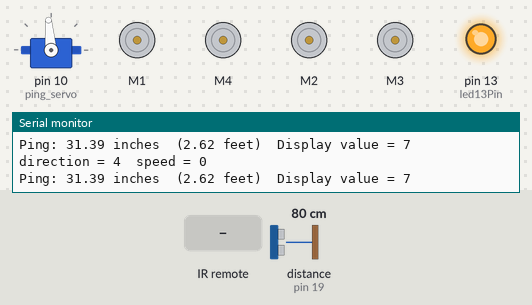
The sketch below on a simulated Arduino Uno, built with avr-gcc and run on an emulated ATmega328P. Shown: servo, 4 × DC motor (green arrow = forward, orange = backward, longer = faster), output pins drawn as LEDs (lit = HIGH), the last lines printed to the serial monitor. Wiring (inferred from the names in the program): ultrasonic range finder: trigger pin 19; echo pin 19; IR receiver: data pin 2. Inputs (shaded band) come from the test bench; at power-on: distance to the obstacle (sensor on pin 19) 80 cm. The echo pulse lasts 58.3 µs per cm; random numbers use the default seed unless the sketch sets one; pins used as bus, display or sensor lines are not drawn.

Above: at 1.2 s.
1.3 s: infrared code 0xB received
At 1.7 s:
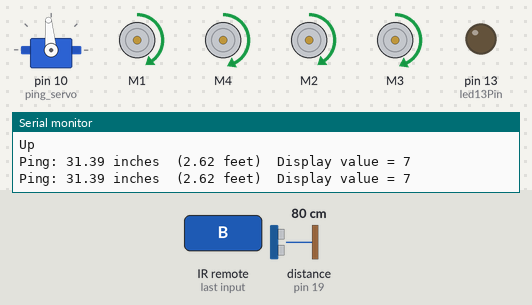
2.8 s: distance to the obstacle (sensor on pin 19) set to 23 cm
4.3 s: distance to the obstacle (sensor on pin 19) set to 20 cm
At 5.04 s:
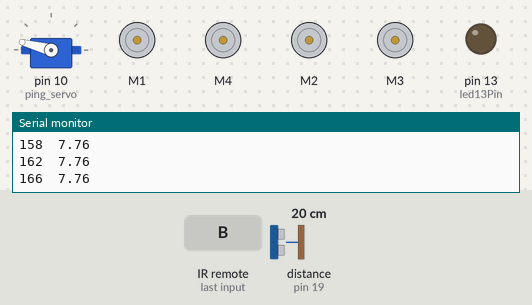
At 7.4 s:
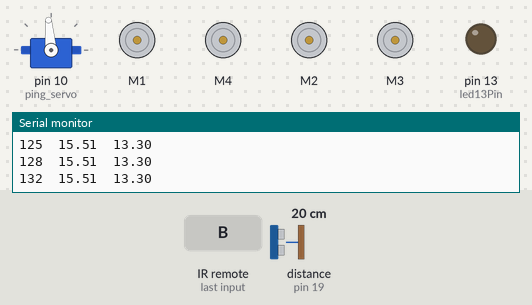
7.8 s: distance to the obstacle (sensor on pin 19) set to 2 cm
15.4 s: distance to the obstacle (sensor on pin 19) set to 9 cm
Timing chart, 0 to 19.9 s (numbered marks = the images above; inputs shaded):
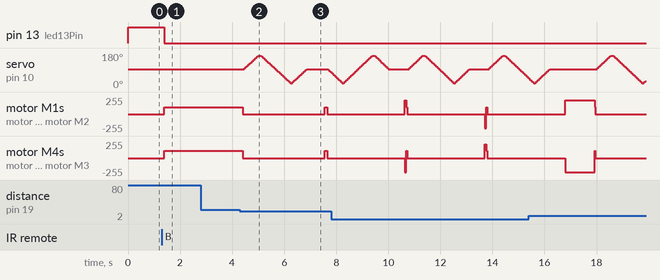

Measured:
- the behaviour switches between 21 and 20 cm on distance to the obstacle (sensor on pin 19) (found by bisection; images 1 and 2)
- after the input at 1.3 s, pin 13 (led13Pin): HIGH → LOW after 0.09 s; motor M1, motor M2: stopped → forward 100/255 after 0.09 s; motor M4, motor M3: stopped → forward 110/255 after 0.09 s

The sketch:

boty_bot.ino
```cpp
// Arduino program for my first robot
// Karlduino
// first written 2 March 2012
// last modified 26 March 2012

#define DEBUG

#include <AFMotor.h>

#include <Servo.h>
#include "robot_servo.h"

#include "robot_remote.h"
#include "robot_ping.h"
#include "robot_motors.h"

float ping_distance;


void setup(void) {
  Serial.begin(9600);
  randomSeed(analogRead(0));

  pinMode(REMOTEPIN, INPUT);      // Pin for IR sensor
  digitalWrite(REMOTEPIN, HIGH);  // Enable pull-up resistor

  pinMode(led13Pin, OUTPUT);
  digitalWrite(led13Pin, led13State);

  ping_servo.attach(10);  // attached to first servo connector (10)
  ping_servo.write(90+SERVO_CORRECTION);

  set_all_speeds(0, RELEASE);
  full_stop();

  ping_display_setup();
  ping_distance = ping_inch(pingPin, 4, true);
}

void loop(void)
{
  boolean add_delay, change_direction, change_speed;
  int new_angle;
  long curTime;

  interpretedIRkey = 0;

  // read IR remote
  if(digitalRead(REMOTEPIN)==LOW) {
    if(IRkey != 0) lastIRkey = IRkey;
    IRkey = getIRkey();
    interpretedIRkey = handleIRkey(IRkey, lastIRkey);

#ifdef DEBUG
    print_interpretedIRkey(interpretedIRkey);
#endif

    if(interpretedIRkey != 0) {
      led13State = 1 - led13State;
      digitalWrite(led13Pin, led13State);
    }
  }


  // if going forward, ping and potentially stop
  // if not going forward: ping less frequently
  curTime = millis();
  if((motordirection == FORWARD && curTime > lastPingTime + 250) ||
     curTime > lastPingTime + 1000)
    ping_distance = ping_inch(pingPin, 4, true);

  // don't get too close
  if(motordirection == FORWARD && is_close(ping_distance, motorspeed, motordirection)) {
#ifdef DEBUG
    Serial.println("Too close!  Stop.");
#endif
    full_stop();

    new_angle = scan_and_ping(ping_servo, 20, 3);
    if(new_angle < 90+SERVO_CORRECTION) {
#ifdef DEBUG
      Serial.println("Turn right");
#endif
      spin(RIGHT, TURN_TIME*(90+SERVO_CORRECTION-new_angle)/20, TURN_SPEED);
    }
    else {
#ifdef DEBUG
      Serial.println("Turn left");
#endif
      spin(LEFT, TURN_TIME*(new_angle-90-SERVO_CORRECTION)/20, TURN_SPEED);
    }

    // starting moving forward again
    set_all_speeds(motorspeed, motordirection);
    run_all_motors(motordirection);
  }

  add_delay = change_direction = change_speed = false;

  switch(interpretedIRkey) {
  case 0: break;

  case MENU:
      full_stop();
      new_angle = scan_and_ping(ping_servo, 20, 3);
      if(new_angle < 90+SERVO_CORRECTION) {
#ifdef DEBUG
	Serial.println("Turn right");
#endif
	spin(RIGHT, TURN_TIME*(90+SERVO_CORRECTION-new_angle)/20, TURN_SPEED);
      }
      else {
#ifdef DEBUG
	Serial.println("Turn left");
#endif
	spin(LEFT, TURN_TIME*(new_angle-90-SERVO_CORRECTION)/20, TURN_SPEED);
      }

      // starting moving forward again
      if(motorspeed>0 && motordirection != RELEASE) {
	set_all_speeds(motorspeed, motordirection);
	run_all_motors(motordirection);
      }
      else {
	motorspeed = 0;
	motordirection = RELEASE;
      }
      break;

  case PLAY: // actually stop
    if(motordirection != RELEASE) {
      motordirection = RELEASE;
      change_direction = true;
      add_delay = true;
    }
    if(motorspeed != 0) {
      motorspeed = 0;
      change_speed = true;
    }
    break;

  case UP:
    if(motorspeed<MIN_SPEED || motordirection == RELEASE) {
      motorspeed = MIN_SPEED;
      motordirection = FORWARD;
      change_direction = change_speed = true;
    }
    else {
      if(motordirection == FORWARD) {
	motorspeed += SPEED_INCREMENT;
	change_speed = true;
      }
      else {
	motorspeed -= SPEED_INCREMENT;
	change_speed = true;
	if(motorspeed < MIN_SPEED) {
	  change_direction = true;
	  motordirection = RELEASE;
	  motorspeed = 0;
	  add_delay = true;
	}
      }
    }
    break;

  case DOWN:
    if(motorspeed<MIN_SPEED || motordirection == RELEASE) {
      motorspeed = MIN_SPEED;
      motordirection = BACKWARD;
      change_direction = change_speed = true;
    }
    else {
      if(motordirection == BACKWARD) {
	motorspeed += SPEED_INCREMENT;
	change_speed = true;
      }
      else {
	motorspeed -= SPEED_INCREMENT;
	change_speed = true;
	if(motorspeed < MIN_SPEED) {
	  change_direction = true;
	  motordirection = RELEASE;
	  motorspeed = 0;
	  add_delay = true;
	}
      }
    }
    break;

  case RIGHT:
    motordirection = RELEASE;
    motorspeed = 0;
    change_speed = change_direction = true;
    spin(RIGHT, TURN_TIME, TURN_SPEED);
    break;

  case LEFT:
    motordirection = RELEASE;
    motorspeed = 0;
    change_speed = change_direction = true;
    spin(LEFT, TURN_TIME, TURN_SPEED);
    break;
  }

  if(motorspeed > MAX_SPEED) motorspeed = MAX_SPEED;
  if(change_speed) set_all_speeds(motorspeed, motordirection);
  if(change_direction) run_all_motors(motordirection);

  if(add_delay) { // add a second delay before starting up again; also stop the repeat
    delay(DELAY_AFTER_STOP);
    previousIRkey = 0;

    ping_servo.write(90+SERVO_CORRECTION);
  }

#ifdef DEBUG
  if(millis() - last_motor_speed_report > 1000) {
    last_motor_speed_report = millis();
    Serial.print("direction = ");
    Serial.print(motordirection);
    Serial.print("\tspeed = ");
    Serial.println(motorspeed);
  }
#endif
}
```

robot_motors.h
```cpp
/***********************************************************************/
/* definitions and variables for DC motors                             */
/***********************************************************************/
AF_DCMotor frontleft(1, MOTOR12_1KHZ);
AF_DCMotor backleft(2, MOTOR12_1KHZ);
AF_DCMotor backright(3, MOTOR34_1KHZ);
AF_DCMotor frontright(4, MOTOR34_1KHZ);

int motorspeed=0;
int motordirection=RELEASE;
#define MIN_SPEED 100
#define MAX_SPEED 255
#define SPEED_INCREMENT 10
#define TURN_SPEED 210
#define TURN_TIME 300
#define DELAY_AFTER_STOP 1000
#define RIGHT_SPEED_CORRECTION_FORWARD 10
#define RIGHT_SPEED_CORRECTION_BACKWARD 20

#ifdef DEBUG
long last_motor_speed_report = 0;
#endif


void set_all_speeds(int speed, int direction);
void run_all_motors(int direction);
void full_stop(void);
void spin(int direction, int time, int speed);
```

robot_motors.ino
```cpp
/***********************************************************************/
/* DC motor functions                                                  */
/***********************************************************************/
void set_all_speeds(int speed, int direction)
{
  int right_speed, left_speed;
  switch(direction) {
  case FORWARD:
    right_speed = speed + RIGHT_SPEED_CORRECTION_FORWARD;
    right_speed = constrain(right_speed, MIN_SPEED, MAX_SPEED);
    left_speed = right_speed - RIGHT_SPEED_CORRECTION_FORWARD;
    break;
  case BACKWARD:
    left_speed = speed + RIGHT_SPEED_CORRECTION_BACKWARD;
    left_speed = constrain(left_speed, MIN_SPEED, MAX_SPEED);
    right_speed = left_speed - RIGHT_SPEED_CORRECTION_BACKWARD;
  default:
    left_speed = right_speed = speed;
  }

  frontleft.setSpeed(left_speed);
  frontright.setSpeed(right_speed);
  backleft.setSpeed(left_speed);
  backright.setSpeed(right_speed);
}

void run_all_motors(int direction)
{
  frontleft.run(direction);
  frontright.run(direction);
  backleft.run(direction);
  backright.run(direction);
}

void full_stop(void)
{
  run_all_motors(RELEASE);
}

// direction=2 : RIGHT
// direction=4 : LEFT
void spin(int direction, int time, int speed)
{
  int forback;
  switch(direction) {
  case RIGHT:
    forback = 1;
    break;
  case LEFT:
    forback = 2;
    break;
  default:
    Serial.print("spin() called with invalid direction = ");
    Serial.println(direction);
    return;
  }

  set_all_speeds(speed, direction);
  frontleft.run(forback);
  backleft.run(forback);
  frontright.run(3-forback);
  backright.run(3-forback);

  delay(time);

  run_all_motors(RELEASE);
}
```

robot_ping.h
```cpp
#include <Arduino.h>

/***********************************************************************/
/* definitions and variables for Ping                                  */
/***********************************************************************/
const int pingPin = 19;
long lastPingTime = 0;
const int pingDigitPin = 15;
const int pingDigitResetPin = 14;
#define MIN_DISTANCE 8
#define MIN_PING_DELAY 1500
#define MIN_PING_DELAY_WHILE_FORWARD 250

float ping_inch(int ping_pin, int max_readings, boolean display_result);
boolean is_close(float ping_distance, int motorspeed, int motordirection);
void ping_display(float value);
```

robot_ping.ino
```cpp
#include <Arduino.h>

/***********************************************************************/
/* Ping functions                                                      */
/***********************************************************************/
float ping_inch(int ping_pin, int max_readings, boolean display_result)
{
  unsigned long duration;
  float inches=0.0;
#define MS_PER_INCH 148.0186 // microseconds for sound to travel 2 inches

  lastPingTime = millis();
  int n_pings=0;

  while(n_pings <= max_readings) {
    n_pings++;

    // trigger ping
    pinMode(ping_pin, OUTPUT);
    digitalWrite(pingPin, LOW);
    delayMicroseconds(2);
    digitalWrite(pingPin, HIGH);
    delayMicroseconds(5);
    digitalWrite(pingPin, LOW);

    // read ping
    pinMode(ping_pin, INPUT);
    duration = pulseIn(ping_pin, HIGH);

    if(duration > 0) break;
  }

  inches = (float)duration / MS_PER_INCH;
  if(display_result) ping_display(inches);

  return(inches);
}


boolean is_close(float ping_distance, int motorspeed, int motordirection)
{
  if(ping_distance <= MIN_DISTANCE ||
     (motordirection == FORWARD &&
      ping_distance <= MIN_DISTANCE*(1.0 + ((float)motorspeed - MIN_SPEED)/
				     (MAX_SPEED-MIN_SPEED))))
    return(true);

  return(false);
}


void ping_display_setup(void)
{
  pinMode(pingDigitResetPin, OUTPUT);
  pinMode(pingDigitPin, OUTPUT);
  digitalWrite(pingDigitResetPin, LOW);
  digitalWrite(pingDigitPin, LOW);
}

void ping_display(float inches)
{
  int displayValue = inches/4;
  if(displayValue > 9) displayValue = 9;

  // reset pin
  digitalWrite(pingDigitResetPin, HIGH);
  delayMicroseconds(5);
  digitalWrite(pingDigitResetPin, LOW);

#ifdef DEBUG
  Serial.print("Ping: ");
  Serial.print(inches);
  Serial.print(" inches\t(");
  Serial.print(inches/12.0);
  Serial.print(" feet)\tDisplay value = ");
  Serial.println(displayValue);
#endif


  for(int i=0; i<displayValue; i++) {
    digitalWrite(pingDigitPin, HIGH);
    delayMicroseconds(5);
    digitalWrite(pingDigitPin, LOW);
  }
}
```

robot_remote.h
```cpp
/***********************************************************************/
/* Code for Apple IR remote from hifiduino.wordpress.com               */
/***********************************************************************/
#define REMOTEPIN 2      // Pin for IR receiver (remote control)
int IRkey;               // The unique code (Byte 3) of the remote key
int lastIRkey=255;       // used to ignore 7 that follows 10 and 12 in old remote
int previousIRkey=0;     // The previous code (used for repeat)
int interpretedIRkey;    // Interpretation of IRkey
#define UP    1
#define RIGHT 2
#define DOWN  3
#define LEFT  4
#define PLAY  5
#define MENU  6
const int led13Pin = 13;
int led13State = 1;

// The following variables for the remote control feature
int duration;         // Duration of the IR pulse
int mask;             // Used to decode the remote signals
int c1;               // Byte 1 of the 32-bit remote command code
int c2;               // Byte 2 of the 32-bit remote command code
int c3;               // Byte 3 of the 32-bit remote command code
int c4;               // Byte 4 of the 32-bit remote command code

/*
The following function returns the code from the Apple Aluminum remote control. The Apple remote is
 based on the NEC infrared remote protocol. Of the 32 bits (4 bytes) coded in the protocol, only the
 third byte corresponds to the keys. The function also handles errors due to noise (returns 255) and
 the repeat code (returs zero)
*/
int getIRkey(void);

// interpret IR key, dealing with repeats
// (here, save only repeat UPs and DOWNs)
int handleIRkey(int IRkey);

// simpler interpretation of the IRkey press for both apple remotes
int interpretIRkey(int IRkey);

// print codes
void print_interpretedIRkey(int interpretedIRkey);
```

robot_remote.ino
```cpp
/***********************************************************************/
/* Code for Apple IR remote from hifiduino.wordpress.com               */
/***********************************************************************/
/*
   The following function returns the code from the Apple Aluminum
   remote control.  [Modified to also handle the little white apple
   remote.]  The Apple remote is based on the NEC infrared remote
   protocol. Of the 32 bits (4 bytes) coded in the protocol, only the
   third byte corresponds to the keys. The function also handles
   errors due to noise (returns 255) and the repeat code (returns
   zero)

 The Apple remote returns the following codes:

   Up key:     238 135 011 089
   Down key:   238 135 013 089
   Left key:   238 135 008 089
   Right key:  238 135 007 089
   Center key: 238 135 093 089 followed by 238 135 004 089 (See blog for why there are two codes)
   Menu key:   238 135 002 089
   Play key:   238 135 094 089 followed by 238 135 004 089 [also gives right key code]

Older (white) remote:
   Play:   5
   Right:  6
   Left:   9
   Up:    10
   Down:  12
   Menu:   3
 */

int getIRkey(void)
{
  c1=0;
  c2=0;
  c3=0;
  c4=0;
  duration=1;
  while((duration=pulseIn(REMOTEPIN, HIGH, 15000)) < 2000 && duration!=0)
  {
    // Wait for start pulse
  }
  if (duration == 0)         // This is an error no start or end of pulse
    return(255);             // Use 255 as Error

  else if (duration<3000)    // This is the repeat
    return (0);              // Use zero as the repeat code

  else if (duration<5000){   // This is the command get the 4 byte
    mask = 1;
    for (int i = 0; i < 8; i++){	             // get 8 bits
      if(pulseIn(REMOTEPIN, HIGH, 3000)>1000)     // If "1" pulse
        c1 |= mask;			             // Put the "1" in position
      mask <<= 1;				     // shift mask to next bit
    }
    mask = 1;
    for (int i = 0; i < 8; i++){	             // get 8 bits
      if(pulseIn(REMOTEPIN, HIGH, 3000)>1000)     // If "1" pulse
        c2 |= mask;			             // Put the "1" in position
      mask <<= 1;				     // shift mask to next bit
    }
    mask = 1;
    for (int i = 0; i < 8; i++){	             // get 8 bits
      if(pulseIn(REMOTEPIN, HIGH, 3000)>1000)     // If "1" pulse
        c3 |= mask;			             // Put the "1" in position
      mask <<= 1;				     // shift mask to next bit
    }
    mask = 1;
    for (int i = 0; i < 8; i++){	             // get 8 bits
      if(pulseIn(REMOTEPIN, HIGH, 3000)>1000)     // If "1" pulse
        c4 |= mask;			             // Put the "1" in position
      mask <<= 1;				     // shift mask to next bit
    }
    return(c3);
  }
  return(255); // error code
}

// interpret IR key, dealing with repeats
// (here, save only repeat UPs and DOWNs)
int handleIRkey(int IRkey, int lastIRkey)
{
  if(IRkey == 0) { // repeat code
    interpretedIRkey = interpretIRkey(previousIRkey, lastIRkey); // interpret previous key
    //    if(interpretedIRkey == UP || interpretedIRkey == DOWN)
      // take repeat UP or DOWN but nothing else
      IRkey = previousIRkey;
      //    }
      //    else { // ignore any other repeat
      //      interpretedIRkey = 0;
      //    }
  }
  else {
    interpretedIRkey = interpretIRkey(IRkey, lastIRkey);
    if(interpretedIRkey != 0) previousIRkey = IRkey; // save as previous only if non-zero
  }

  return(interpretedIRkey);
}


// simpler interpretation of the IRkey press for both apple remotes
int interpretIRkey(int IRkey, int lastIRkey)
{
#ifdef DEBUG
  if(IRkey != 0 && IRkey != 255) {
    Serial.print("raw IR key: ");
    Serial.println(IRkey);
    Serial.print("last IR key: ");
    Serial.println(lastIRkey);
  }
#endif
    switch(IRkey){
    // case 0 and 255 are "valid" cases from the code, but we do nothing in this switch statement
    case 11:  // 11 is up key on aluminum remote
    case 10:  // 10 is up key on old remote
      return(UP);
    case 7:   // 7 is right key on aluminum remote
      if(lastIRkey == 10 || lastIRkey == 12 || lastIRkey == 5) { // ignore 7 if it follows 10 or 12 (old remote)
#ifdef DEBUG
	Serial.println("Ignoring 7 IR key");
#endif
	return(255);
      }
    case 6:   // 6 is right key on old remote
      return(RIGHT);
    case 13:  // 13 is down key on aluminum remote
    case 12:  // 12 is down key on old remote
      return(DOWN);
    case 8:   // 8 is left key on aluminum remote
    case 9:   // 9 is left key on old remote
      return(LEFT);
    case 4:  // 4 is the center key on aluminum remote
    case 5:  // 5 is the center key on old remote
    case 93:  // 93 is center key on aluminum remote
    case 94:  // 94 is play/pause key on aluminum remote
      return(PLAY);
    case 2:  // 2 is menu key on aluminum remote
    case 3:  // 3 is menu key on old remote
      return(MENU);
    case 0:   // ignore 0
    case 255: // ignore 255
    default:
      return(0); // to be ignored
    }
}

// print codes
void print_interpretedIRkey(int interpretedIRkey)
{
  switch(interpretedIRkey) {
    case UP:
      Serial.println("Up");
      break;
    case RIGHT:
      Serial.println("Right");
      break;
    case DOWN:
      Serial.println("Down");
      break;
    case LEFT:
      Serial.println("Left");
      break;
    case PLAY:
      Serial.println("Play");
      break;
    case MENU:
      Serial.println("Menu");
      break;
  default:
    Serial.print("Different button: ");
    Serial.println(interpretedIRkey);
  }
}
```

robot_servo.h
```cpp
/***********************************************************************/
/* definitions and variables for the Servo                             */
/***********************************************************************/
Servo ping_servo;
unsigned long lastRandomServoMove = 0;
#define SERVO_CORRECTION 5
#define SERVO_ANGLE_MIN 15
#define SERVO_ANGLE_MAX 165
/***********************************************************************/

void move_servo_slowly(Servo servo, int new_angle, int n_steps, int delay_betw_steps);
void random_servo_angle(Servo servo);

int scan_and_ping(Servo servo, int left, int right);
```

Source omitted: robot_servo.ino (4939 bytes)
